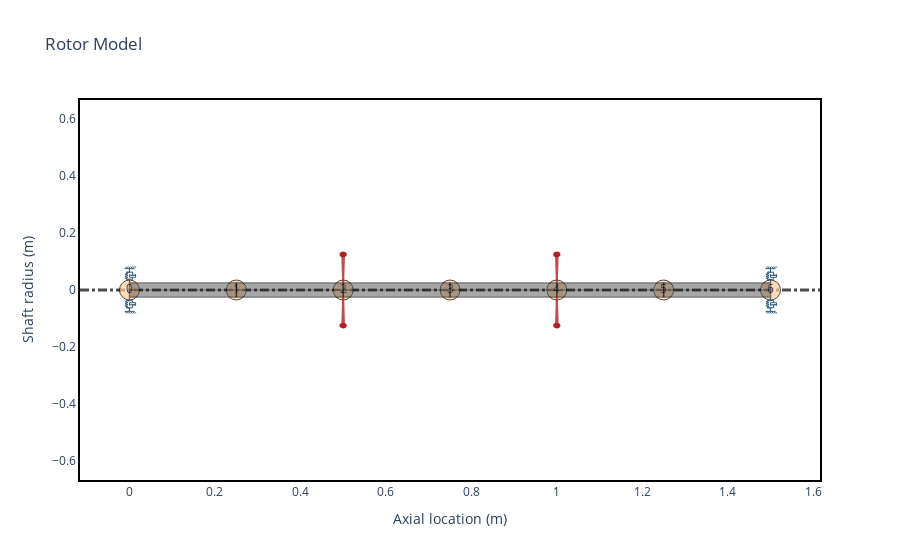

This figure's notebook cell:
### Markdown cell above
### Creating Rotor

### Code cell
# Shaft parameters
shaft_length = 1.5  # meters
shaft_diameter = 0.05  # meters
n_elements = 6
L_elem = shaft_length / n_elements

shaft_elements = [
    rs.ShaftElement(
        L=L_elem,
        idl=0.0,
        odl=shaft_diameter,
        material=steel,
        shear_effects=True,
        rotary_inertia=True,
        gyroscopic=True,
    )
    for _ in range(n_elements)
]

# Disk parameters
disk1 = rs.DiskElement.from_geometry(
    n=2,
    material=steel,
    width=0.070,
    i_d=shaft_diameter,
    o_d=0.280,
)
disk2 = rs.DiskElement.from_geometry(
    n=4,
    material=steel,
    width=0.070,
    i_d=shaft_diameter,
    o_d=0.350,
)


# Bearings at ends (nodes 0 and 6)
kxx = 1e6  # N/m
cxx = 100  # Ns/m
bearing1 = rs.BearingElement(
    n=0,
    kxx=kxx,
    kyy=kxx,
    cxx=cxx,
)
bearing2 = rs.BearingElement(
    n=6,
    kxx=kxx,
    kyy=kxx,
    cxx=cxx,
)

# Assemble rotor
rotor = rs.Rotor(
    shaft_elements=shaft_elements,
    disk_elements=[disk1, disk2],
    bearing_elements=[bearing1, bearing2],
)
rotor.plot_rotor()

### Figure 1 — Plotly figure (JSON) as saved in the notebook; plotly's stock layout.template omitted (floating-point values rounded to 4 significant figures)
{"data": [{"hoverinfo": "none", "marker": {"color": "#ffcc99", "line": {"color": "black", "width": 1}, "opacity": 0.7, "size": 20}, "mode": "markers+text", "showlegend": false, "text": ["0", "1", "2", "3", "4", "5", "6"], "type": "scatter", "x": [0, 0.25, 0.5, 0.75, 1, 1.25, 1.5], "y": [0, 0, 0, 0, 0, 0, 0]}, {"customdata": [[0, 0.05, 0, 0.05, 0, 0.25, "steel"], [0, 0.05, 0, 0.05, 0, 0.25, "steel"], [0, 0.05, 0, 0.05, 0, 0.25, "steel"], [0, 0.05, 0, 0.05, 0, 0.25, "steel"], [0, 0.05, 0, 0.05, 0, 0.25, "steel"], [0, 0.05, 0, 0.05, 0, 0.25, "steel"], [0, 0.05, 0, 0.05, 0, 0.25, "steel"], [0, 0.05, 0, 0.05, 0, 0.25, "steel"], [0, 0.05, 0, 0.05, 0, 0.25, "steel"], [0, 0.05, 0, 0.05, 0, 0.25, "steel"]], "fill": "toself", "fillcolor": "#525252", "hoverinfo": "text", "hoverlabel": {"bgcolor": "#525252"}, "hoveron": "points+fills", "hovertemplate": "Element Number: 0<br>Left Outer Diameter: 0.05 m<br>Left Inner Diameter: 0.0 m<br>Right Outer Diameter: 0.05 m<br>Right Inner Diameter: 0.0 m<br>Element Length: 0.25 m<br>Material: steel<br>", "legendgroup": "Shaft", "line": {"color": "black", "width": 1.5}, "mode": "lines", "name": "Shaft Element 0", "opacity": 0.5, "showlegend": false, "text": "Element Number: 0<br>Left Outer Diameter: 0.05 m<br>Left Inner Diameter: 0.0 m<br>Right Outer Diameter: 0.05 m<br>Right Inner Diameter: 0.0 m<br>Element Length: 0.25 m<br>Material: steel<br>", "type": "scatter", "x": [0, 0, 0.25, 0.25, 0, 0, 0, 0.25, 0.25, 0], "y": [0, 0.025, 0.025, 0, 0, 0, -0.025, -0.025, 0, 0]}, {"customdata": [[1, 0.05, 0, 0.05, 0, 0.25, "steel"], [1, 0.05, 0, 0.05, 0, 0.25, "steel"], [1, 0.05, 0, 0.05, 0, 0.25, "steel"], [1, 0.05, 0, 0.05, 0, 0.25, "steel"], [1, 0.05, 0, 0.05, 0, 0.25, "steel"], [1, 0.05, 0, 0.05, 0, 0.25, "steel"], [1, 0.05, 0, 0.05, 0, 0.25, "steel"], [1, 0.05, 0, 0.05, 0, 0.25, "steel"], [1, 0.05, 0, 0.05, 0, 0.25, "steel"], [1, 0.05, 0, 0.05, 0, 0.25, "steel"]], "fill": "toself", "fillcolor": "#525252", "hoverinfo": "text", "hoverlabel": {"bgcolor": "#525252"}, "hoveron": "points+fills", "hovertemplate": "Element Number: 1<br>Left Outer Diameter: 0.05 m<br>Left Inner Diameter: 0.0 m<br>Right Outer Diameter: 0.05 m<br>Right Inner Diameter: 0.0 m<br>Element Length: 0.25 m<br>Material: steel<br>", "legendgroup": "Shaft", "line": {"color": "black", "width": 1.5}, "mode": "lines", "name": "Shaft Element 1", "opacity": 0.5, "showlegend": false, "text": "Element Number: 1<br>Left Outer Diameter: 0.05 m<br>Left Inner Diameter: 0.0 m<br>Right Outer Diameter: 0.05 m<br>Right Inner Diameter: 0.0 m<br>Element Length: 0.25 m<br>Material: steel<br>", "type": "scatter", "x": [0.25, 0.25, 0.5, 0.5, 0.25, 0.25, 0.25, 0.5, 0.5, 0.25], "y": [0, 0.025, 0.025, 0, 0, 0, -0.025, -0.025, 0, 0]}, {"customdata": [[2, 0.05, 0, 0.05, 0, 0.25, "steel"], [2, 0.05, 0, 0.05, 0, 0.25, "steel"], [2, 0.05, 0, 0.05, 0, 0.25, "steel"], [2, 0.05, 0, 0.05, 0, 0.25, "steel"], [2, 0.05, 0, 0.05, 0, 0.25, "steel"], [2, 0.05, 0, 0.05, 0, 0.25, "steel"], [2, 0.05, 0, 0.05, 0, 0.25, "steel"], [2, 0.05, 0, 0.05, 0, 0.25, "steel"], [2, 0.05, 0, 0.05, 0, 0.25, "steel"], [2, 0.05, 0, 0.05, 0, 0.25, "steel"]], "fill": "toself", "fillcolor": "#525252", "hoverinfo": "text", "hoverlabel": {"bgcolor": "#525252"}, "hoveron": "points+fills", "hovertemplate": "Element Number: 2<br>Left Outer Diameter: 0.05 m<br>Left Inner Diameter: 0.0 m<br>Right Outer Diameter: 0.05 m<br>Right Inner Diameter: 0.0 m<br>Element Length: 0.25 m<br>Material: steel<br>", "legendgroup": "Shaft", "line": {"color": "black", "width": 1.5}, "mode": "lines", "name": "Shaft Element 2", "opacity": 0.5, "showlegend": false, "text": "Element Number: 2<br>Left Outer Diameter: 0.05 m<br>Left Inner Diameter: 0.0 m<br>Right Outer Diameter: 0.05 m<br>Right Inner Diameter: 0.0 m<br>Element Length: 0.25 m<br>Material: steel<br>", "type": "scatter", "x": [0.5, 0.5, 0.75, 0.75, 0.5, 0.5, 0.5, 0.75, 0.75, 0.5], "y": [0, 0.025, 0.025, 0, 0, 0, -0.025, -0.025, 0, 0]}, {"customdata": [[3, 0.05, 0, 0.05, 0, 0.25, "steel"], [3, 0.05, 0, 0.05, 0, 0.25, "steel"], [3, 0.05, 0, 0.05, 0, 0.25, "steel"], [3, 0.05, 0, 0.05, 0, 0.25, "steel"], [3, 0.05, 0, 0.05, 0, 0.25, "steel"], [3, 0.05, 0, 0.05, 0, 0.25, "steel"], [3, 0.05, 0, 0.05, 0, 0.25, "steel"], [3, 0.05, 0, 0.05, 0, 0.25, "steel"], [3, 0.05, 0, 0.05, 0, 0.25, "steel"], [3, 0.05, 0, 0.05, 0, 0.25, "steel"]], "fill": "toself", "fillcolor": "#525252", "hoverinfo": "text", "hoverlabel": {"bgcolor": "#525252"}, "hoveron": "points+fills", "hovertemplate": "Element Number: 3<br>Left Outer Diameter: 0.05 m<br>Left Inner Diameter: 0.0 m<br>Right Outer Diameter: 0.05 m<br>Right Inner Diameter: 0.0 m<br>Element Length: 0.25 m<br>Material: steel<br>", "legendgroup": "Shaft", "line": {"color": "black", "width": 1.5}, "mode": "lines", "name": "Shaft Element 3", "opacity": 0.5, "showlegend": false, "text": "Element Number: 3<br>Left Outer Diameter: 0.05 m<br>Left Inner Diameter: 0.0 m<br>Right Outer Diameter: 0.05 m<br>Right Inner Diameter: 0.0 m<br>Element Length: 0.25 m<br>Material: steel<br>", "type": "scatter", "x": [0.75, 0.75, 1, 1, 0.75, 0.75, 0.75, 1, 1, 0.75], "y": [0, 0.025, 0.025, 0, 0, 0, -0.025, -0.025, 0, 0]}, {"customdata": [[4, 0.05, 0, 0.05, 0, 0.25, "steel"], [4, 0.05, 0, 0.05, 0, 0.25, "steel"], [4, 0.05, 0, 0.05, 0, 0.25, "steel"], [4, 0.05, 0, 0.05, 0, 0.25, "steel"], [4, 0.05, 0, 0.05, 0, 0.25, "steel"], [4, 0.05, 0, 0.05, 0, 0.25, "steel"], [4, 0.05, 0, 0.05, 0, 0.25, "steel"], [4, 0.05, 0, 0.05, 0, 0.25, "steel"], [4, 0.05, 0, 0.05, 0, 0.25, "steel"], [4, 0.05, 0, 0.05, 0, 0.25, "steel"]], "fill": "toself", "fillcolor": "#525252", "hoverinfo": "text", "hoverlabel": {"bgcolor": "#525252"}, "hoveron": "points+fills", "hovertemplate": "Element Number: 4<br>Left Outer Diameter: 0.05 m<br>Left Inner Diameter: 0.0 m<br>Right Outer Diameter: 0.05 m<br>Right Inner Diameter: 0.0 m<br>Element Length: 0.25 m<br>Material: steel<br>", "legendgroup": "Shaft", "line": {"color": "black", "width": 1.5}, "mode": "lines", "name": "Shaft Element 4", "opacity": 0.5, "showlegend": false, "text": "Element Number: 4<br>Left Outer Diameter: 0.05 m<br>Left Inner Diameter: 0.0 m<br>Right Outer Diameter: 0.05 m<br>Right Inner Diameter: 0.0 m<br>Element Length: 0.25 m<br>Material: steel<br>", "type": "scatter", "x": [1, 1, 1.25, 1.25, 1, 1, 1, 1.25, 1.25, 1], "y": [0, 0.025, 0.025, 0, 0, 0, -0.025, -0.025, 0, 0]}, {"customdata": [[5, 0.05, 0, 0.05, 0, 0.25, "steel"], [5, 0.05, 0, 0.05, 0, 0.25, "steel"], [5, 0.05, 0, 0.05, 0, 0.25, "steel"], [5, 0.05, 0, 0.05, 0, 0.25, "steel"], [5, 0.05, 0, 0.05, 0, 0.25, "steel"], [5, 0.05, 0, 0.05, 0, 0.25, "steel"], [5, 0.05, 0, 0.05, 0, 0.25, "steel"], [5, 0.05, 0, 0.05, 0, 0.25, "steel"], [5, 0.05, 0, 0.05, 0, 0.25, "steel"], [5, 0.05, 0, 0.05, 0, 0.25, "steel"]], "fill": "toself", "fillcolor": "#525252", "hoverinfo": "text", "hoverlabel": {"bgcolor": "#525252"}, "hoveron": "points+fills", "hovertemplate": "Element Number: 5<br>Left Outer Diameter: 0.05 m<br>Left Inner Diameter: 0.0 m<br>Right Outer Diameter: 0.05 m<br>Right Inner Diameter: 0.0 m<br>Element Length: 0.25 m<br>Material: steel<br>", "legendgroup": "Shaft", "line": {"color": "black", "width": 1.5}, "mode": "lines", "name": "Shaft Element 5", "opacity": 0.5, "showlegend": false, "text": "Element Number: 5<br>Left Outer Diameter: 0.05 m<br>Left Inner Diameter: 0.0 m<br>Right Outer Diameter: 0.05 m<br>Right Inner Diameter: 0.0 m<br>Element Length: 0.25 m<br>Material: steel<br>", "type": "scatter", "x": [1.25, 1.25, 1.5, 1.5, 1.25, 1.25, 1.25, 1.5, 1.5, 1.25], "y": [0, 0.025, 0.025, 0, 0, 0, -0.025, -0.025, 0, 0]}, {"customdata": [[2, 0.3296, 0.1781, 32.59], [2, 0.3296, 0.1781, 32.59], [2, 0.3296, 0.1781, 32.59], [2, 0.3296, 0.1781, 32.59], [2, 0.3296, 0.1781, 32.59], [2, 0.3296, 0.1781, 32.59], [2, 0.3296, 0.1781, 32.59], [2, 0.3296, 0.1781, 32.59], [2, 0.3296, 0.1781, 32.59]], "fill": "toself", "fillcolor": "Firebrick", "hoverinfo": "text", "hoverlabel": {"bgcolor": "Firebrick"}, "hoveron": "points+fills", "hovertemplate": "Disk Node: 2<br>Polar Inertia: 3.296e-01<br>Diametral Inertia: 1.781e-01<br>Disk mass: 32.590<br>", "legendgroup": "disks", "line": {"color": "Firebrick", "width": 2}, "mode": "lines", "name": "Disk 0", "opacity": 0.8, "showlegend": false, "text": "Disk Node: 2<br>Polar Inertia: 3.296e-01<br>Diametral Inertia: 1.781e-01<br>Disk mass: 32.590<br>", "type": "scatter", "x": [0.5, 0.502, 0.498, 0.5, null, 0.5, 0.502, 0.498, 0.5], "y": [0.025, 0.125, 0.125, 0.025, null, -0.025, -0.125, -0.125, -0.025]}, {"customdata": [[4, 0.8051, 0.4236, 51.53], [4, 0.8051, 0.4236, 51.53], [4, 0.8051, 0.4236, 51.53], [4, 0.8051, 0.4236, 51.53], [4, 0.8051, 0.4236, 51.53], [4, 0.8051, 0.4236, 51.53], [4, 0.8051, 0.4236, 51.53], [4, 0.8051, 0.4236, 51.53], [4, 0.8051, 0.4236, 51.53]], "fill": "toself", "fillcolor": "Firebrick", "hoverinfo": "text", "hoverlabel": {"bgcolor": "Firebrick"}, "hoveron": "points+fills", "hovertemplate": "Disk Node: 4<br>Polar Inertia: 8.051e-01<br>Diametral Inertia: 4.236e-01<br>Disk mass: 51.525<br>", "legendgroup": "disks", "line": {"color": "Firebrick", "width": 2}, "mode": "lines", "name": "Disk 1", "opacity": 0.8, "showlegend": false, "text": "Disk Node: 4<br>Polar Inertia: 8.051e-01<br>Diametral Inertia: 4.236e-01<br>Disk mass: 51.525<br>", "type": "scatter", "x": [1, 1.002, 0.998, 1, null, 1, 1.002, 0.998, 1], "y": [0.025, 0.125, 0.125, 0.025, null, -0.025, -0.125, -0.125, -0.025]}, {"hoverinfo": "none", "legendgroup": "bearings", "line": {"color": "#355d7a", "width": 1}, "mode": "lines", "name": "Bearing 0", "showlegend": false, "type": "scatter", "x": [0, 0, -0.007143, 0.007143], "y": [0.025, 0.0375, 0.0375, 0.0375]}, {"hoverinfo": "none", "legendgroup": "bearings", "line": {"color": "#355d7a", "width": 1}, "mode": "lines", "name": "Bearing 0", "showlegend": false, "type": "scatter", "x": [0, 0, -0.007143, 0.007143], "y": [-0.025, -0.0375, -0.0375, -0.0375]}, {"hoverinfo": "none", "legendgroup": "bearings", "line": {"color": "#355d7a", "width": 1}, "mode": "lines", "name": "Bearing 0", "showlegend": false, "type": "scatter", "x": [0, 0, -0.007143, 0.007143], "y": [0.075, 0.0625, 0.0625, 0.0625]}, {"hoverinfo": "none", "legendgroup": "bearings", "line": {"color": "#355d7a", "width": 1}, "mode": "lines", "name": "Bearing 0", "showlegend": false, "type": "scatter", "x": [0, 0, -0.007143, 0.007143], "y": [-0.075, -0.0625, -0.0625, -0.0625]}, {"hoverinfo": "none", "legendgroup": "bearings", "line": {"color": "#355d7a", "width": 1}, "mode": "lines", "name": "Bearing 0", "showlegend": false, "type": "scatter", "x": [-0.01071, 0.01071], "y": [0.075, 0.075]}, {"hoverinfo": "none", "legendgroup": "bearings", "line": {"color": "#355d7a", "width": 1}, "mode": "lines", "name": "Bearing 0", "showlegend": false, "type": "scatter", "x": [-0.01071, 0.01071], "y": [-0.075, -0.075]}, {"hoverinfo": "none", "legendgroup": "bearings", "line": {"color": "#355d7a", "width": 1}, "mode": "lines", "name": "Bearing 0", "showlegend": false, "type": "scatter", "x": [-0.01071, -0.006429], "y": [0.075, 0.0825]}, {"hoverinfo": "none", "legendgroup": "bearings", "line": {"color": "#355d7a", "width": 1}, "mode": "lines", "name": "Bearing 0", "showlegend": false, "type": "scatter", "x": [-0.01071, -0.006429], "y": [-0.075, -0.0825]}, {"hoverinfo": "none", "legendgroup": "bearings", "line": {"color": "#355d7a", "width": 1}, "mode": "lines", "name": "Bearing 0", "showlegend": false, "type": "scatter", "x": [-0.006429, -0.002143], "y": [0.075, 0.0825]}, {"hoverinfo": "none", "legendgroup": "bearings", "line": {"color": "#355d7a", "width": 1}, "mode": "lines", "name": "Bearing 0", "showlegend": false, "type": "scatter", "x": [-0.006429, -0.002143], "y": [-0.075, -0.0825]}, {"hoverinfo": "none", "legendgroup": "bearings", "line": {"color": "#355d7a", "width": 1}, "mode": "lines", "name": "Bearing 0", "showlegend": false, "type": "scatter", "x": [-0.002143, 0.002143], "y": [0.075, 0.0825]}, {"hoverinfo": "none", "legendgroup": "bearings", "line": {"color": "#355d7a", "width": 1}, "mode": "lines", "name": "Bearing 0", "showlegend": false, "type": "scatter", "x": [-0.002143, 0.002143], "y": [-0.075, -0.0825]}, {"hoverinfo": "none", "legendgroup": "bearings", "line": {"color": "#355d7a", "width": 1}, "mode": "lines", "name": "Bearing 0", "showlegend": false, "type": "scatter", "x": [0.002143, 0.006429], "y": [0.075, 0.0825]}, {"hoverinfo": "none", "legendgroup": "bearings", "line": {"color": "#355d7a", "width": 1}, "mode": "lines", "name": "Bearing 0", "showlegend": false, "type": "scatter", "x": [0.002143, 0.006429], "y": [-0.075, -0.0825]}, {"hoverinfo": "none", "legendgroup": "bearings", "line": {"color": "#355d7a", "width": 1}, "mode": "lines", "name": "Bearing 0", "showlegend": false, "type": "scatter", "x": [0.006429, 0.01071], "y": [0.075, 0.0825]}, {"hoverinfo": "none", "legendgroup": "bearings", "line": {"color": "#355d7a", "width": 1}, "mode": "lines", "name": "Bearing 0", "showlegend": false, "type": "scatter", "x": [0.006429, 0.01071], "y": [-0.075, -0.0825]}, {"hoverinfo": "none", "legendgroup": "bearings", "line": {"color": "#355d7a", "width": 1}, "mode": "lines", "name": "Bearing 0", "showlegend": false, "type": "scatter", "x": [0.01071, 0.015], "y": [0.075, 0.0825]}, {"hoverinfo": "none", "legendgroup": "bearings", "line": {"color": "#355d7a", "width": 1}, "mode": "lines", "name": "Bearing 0", "showlegend": false, "type": "scatter", "x": [0.01071, 0.015], "y": [-0.075, -0.0825]}, {"hoverinfo": "none", "legendgroup": "bearings", "line": {"color": "#355d7a", "width": 1}, "mode": "lines", "name": "Bearing 0", "showlegend": false, "type": "scatter", "x": [-0.007143, -0.007143, -0.01071, -0.003571, -0.01071, -0.003571, -0.01071, -0.003571, -0.007143, -0.007143], "y": [0.0375, 0.04107, 0.04107, 0.04464, 0.04821, 0.05179, 0.05536, 0.05893, 0.05893, 0.0625]}, {"hoverinfo": "none", "legendgroup": "bearings", "line": {"color": "#355d7a", "width": 1}, "mode": "lines", "name": "Bearing 0", "showlegend": false, "type": "scatter", "x": [-0.007143, -0.007143, -0.01071, -0.003571, -0.01071, -0.003571, -0.01071, -0.003571, -0.007143, -0.007143], "y": [-0.0375, -0.04107, -0.04107, -0.04464, -0.04821, -0.05179, -0.05536, -0.05893, -0.05893, -0.0625]}, {"hoverinfo": "none", "legendgroup": "bearings", "line": {"color": "#355d7a", "width": 1}, "mode": "lines", "name": "Bearing 0", "showlegend": false, "type": "scatter", "x": [0.007143, 0.007143], "y": [0.0375, 0.04464]}, {"hoverinfo": "none", "legendgroup": "bearings", "line": {"color": "#355d7a", "width": 1}, "mode": "lines", "name": "Bearing 0", "showlegend": false, "type": "scatter", "x": [0.007143, 0.007143], "y": [-0.0375, -0.04464]}, {"hoverinfo": "none", "legendgroup": "bearings", "line": {"color": "#355d7a", "width": 1}, "mode": "lines", "name": "Bearing 0", "showlegend": false, "type": "scatter", "x": [0, 0, 0.01429, 0.01429], "y": [0.05536, 0.04464, 0.04464, 0.05536]}, {"hoverinfo": "none", "legendgroup": "bearings", "line": {"color": "#355d7a", "width": 1}, "mode": "lines", "name": "Bearing 0", "showlegend": false, "type": "scatter", "x": [0, 0, 0.01429, 0.01429], "y": [-0.05536, -0.04464, -0.04464, -0.05536]}, {"hoverinfo": "none", "legendgroup": "bearings", "line": {"color": "#355d7a", "width": 1}, "mode": "lines", "name": "Bearing 0", "showlegend": false, "type": "scatter", "x": [0, 0.01429, 0.007143, 0.007143], "y": [0.05179, 0.05179, 0.05179, 0.0625]}, {"hoverinfo": "none", "legendgroup": "bearings", "line": {"color": "#355d7a", "width": 1}, "mode": "lines", "name": "Bearing 0", "showlegend": false, "type": "scatter", "x": [0, 0.01429, 0.007143, 0.007143], "y": [-0.05179, -0.05179, -0.05179, -0.0625]}, {"hoverinfo": "none", "legendgroup": "bearings", "line": {"color": "#355d7a", "width": 1}, "mode": "lines", "name": "Bearing 1", "showlegend": false, "type": "scatter", "x": [1.5, 1.5, 1.493, 1.507], "y": [0.025, 0.0375, 0.0375, 0.0375]}, {"hoverinfo": "none", "legendgroup": "bearings", "line": {"color": "#355d7a", "width": 1}, "mode": "lines", "name": "Bearing 1", "showlegend": false, "type": "scatter", "x": [1.5, 1.5, 1.493, 1.507], "y": [-0.025, -0.0375, -0.0375, -0.0375]}, {"hoverinfo": "none", "legendgroup": "bearings", "line": {"color": "#355d7a", "width": 1}, "mode": "lines", "name": "Bearing 1", "showlegend": false, "type": "scatter", "x": [1.5, 1.5, 1.493, 1.507], "y": [0.075, 0.0625, 0.0625, 0.0625]}, {"hoverinfo": "none", "legendgroup": "bearings", "line": {"color": "#355d7a", "width": 1}, "mode": "lines", "name": "Bearing 1", "showlegend": false, "type": "scatter", "x": [1.5, 1.5, 1.493, 1.507], "y": [-0.075, -0.0625, -0.0625, -0.0625]}, {"hoverinfo": "none", "legendgroup": "bearings", "line": {"color": "#355d7a", "width": 1}, "mode": "lines", "name": "Bearing 1", "showlegend": false, "type": "scatter", "x": [1.489, 1.511], "y": [0.075, 0.075]}, {"hoverinfo": "none", "legendgroup": "bearings", "line": {"color": "#355d7a", "width": 1}, "mode": "lines", "name": "Bearing 1", "showlegend": false, "type": "scatter", "x": [1.489, 1.511], "y": [-0.075, -0.075]}, {"hoverinfo": "none", "legendgroup": "bearings", "line": {"color": "#355d7a", "width": 1}, "mode": "lines", "name": "Bearing 1", "showlegend": false, "type": "scatter", "x": [1.489, 1.494], "y": [0.075, 0.0825]}, {"hoverinfo": "none", "legendgroup": "bearings", "line": {"color": "#355d7a", "width": 1}, "mode": "lines", "name": "Bearing 1", "showlegend": false, "type": "scatter", "x": [1.489, 1.494], "y": [-0.075, -0.0825]}, {"hoverinfo": "none", "legendgroup": "bearings", "line": {"color": "#355d7a", "width": 1}, "mode": "lines", "name": "Bearing 1", "showlegend": false, "type": "scatter", "x": [1.494, 1.498], "y": [0.075, 0.0825]}, {"hoverinfo": "none", "legendgroup": "bearings", "line": {"color": "#355d7a", "width": 1}, "mode": "lines", "name": "Bearing 1", "showlegend": false, "type": "scatter", "x": [1.494, 1.498], "y": [-0.075, -0.0825]}, {"hoverinfo": "none", "legendgroup": "bearings", "line": {"color": "#355d7a", "width": 1}, "mode": "lines", "name": "Bearing 1", "showlegend": false, "type": "scatter", "x": [1.498, 1.502], "y": [0.075, 0.0825]}, {"hoverinfo": "none", "legendgroup": "bearings", "line": {"color": "#355d7a", "width": 1}, "mode": "lines", "name": "Bearing 1", "showlegend": false, "type": "scatter", "x": [1.498, 1.502], "y": [-0.075, -0.0825]}, {"hoverinfo": "none", "legendgroup": "bearings", "line": {"color": "#355d7a", "width": 1}, "mode": "lines", "name": "Bearing 1", "showlegend": false, "type": "scatter", "x": [1.502, 1.506], "y": [0.075, 0.0825]}, {"hoverinfo": "none", "legendgroup": "bearings", "line": {"color": "#355d7a", "width": 1}, "mode": "lines", "name": "Bearing 1", "showlegend": false, "type": "scatter", "x": [1.502, 1.506], "y": [-0.075, -0.0825]}, {"hoverinfo": "none", "legendgroup": "bearings", "line": {"color": "#355d7a", "width": 1}, "mode": "lines", "name": "Bearing 1", "showlegend": false, "type": "scatter", "x": [1.506, 1.511], "y": [0.075, 0.0825]}, {"hoverinfo": "none", "legendgroup": "bearings", "line": {"color": "#355d7a", "width": 1}, "mode": "lines", "name": "Bearing 1", "showlegend": false, "type": "scatter", "x": [1.506, 1.511], "y": [-0.075, -0.0825]}, {"hoverinfo": "none", "legendgroup": "bearings", "line": {"color": "#355d7a", "width": 1}, "mode": "lines", "name": "Bearing 1", "showlegend": false, "type": "scatter", "x": [1.511, 1.515], "y": [0.075, 0.0825]}, {"hoverinfo": "none", "legendgroup": "bearings", "line": {"color": "#355d7a", "width": 1}, "mode": "lines", "name": "Bearing 1", "showlegend": false, "type": "scatter", "x": [1.511, 1.515], "y": [-0.075, -0.0825]}, {"hoverinfo": "none", "legendgroup": "bearings", "line": {"color": "#355d7a", "width": 1}, "mode": "lines", "name": "Bearing 1", "showlegend": false, "type": "scatter", "x": [1.493, 1.493, 1.489, 1.496, 1.489, 1.496, 1.489, 1.496, 1.493, 1.493], "y": [0.0375, 0.04107, 0.04107, 0.04464, 0.04821, 0.05179, 0.05536, 0.05893, 0.05893, 0.0625]}, {"hoverinfo": "none", "legendgroup": "bearings", "line": {"color": "#355d7a", "width": 1}, "mode": "lines", "name": "Bearing 1", "showlegend": false, "type": "scatter", "x": [1.493, 1.493, 1.489, 1.496, 1.489, 1.496, 1.489, 1.496, 1.493, 1.493], "y": [-0.0375, -0.04107, -0.04107, -0.04464, -0.04821, -0.05179, -0.05536, -0.05893, -0.05893, -0.0625]}, {"hoverinfo": "none", "legendgroup": "bearings", "line": {"color": "#355d7a", "width": 1}, "mode": "lines", "name": "Bearing 1", "showlegend": false, "type": "scatter", "x": [1.507, 1.507], "y": [0.0375, 0.04464]}, {"hoverinfo": "none", "legendgroup": "bearings", "line": {"color": "#355d7a", "width": 1}, "mode": "lines", "name": "Bearing 1", "showlegend": false, "type": "scatter", "x": [1.507, 1.507], "y": [-0.0375, -0.04464]}, {"hoverinfo": "none", "legendgroup": "bearings", "line": {"color": "#355d7a", "width": 1}, "mode": "lines", "name": "Bearing 1", "showlegend": false, "type": "scatter", "x": [1.5, 1.5, 1.514, 1.514], "y": [0.05536, 0.04464, 0.04464, 0.05536]}, {"hoverinfo": "none", "legendgroup": "bearings", "line": {"color": "#355d7a", "width": 1}, "mode": "lines", "name": "Bearing 1", "showlegend": false, "type": "scatter", "x": [1.5, 1.5, 1.514, 1.514], "y": [-0.05536, -0.04464, -0.04464, -0.05536]}, {"hoverinfo": "none", "legendgroup": "bearings", "line": {"color": "#355d7a", "width": 1}, "mode": "lines", "name": "Bearing 1", "showlegend": false, "type": "scatter", "x": [1.5, 1.514, 1.507, 1.507], "y": [0.05179, 0.05179, 0.05179, 0.0625]}, {"hoverinfo": "none", "legendgroup": "bearings", "line": {"color": "#355d7a", "width": 1}, "mode": "lines", "name": "Bearing 1", "showlegend": false, "type": "scatter", "x": [1.5, 1.514, 1.507, 1.507], "y": [-0.05179, -0.05179, -0.05179, -0.0625]}], "layout": {"shapes": [{"layer": "below", "line": {"color": "black", "dash": "dashdot", "width": 3}, "opacity": 0.7, "type": "line", "x0": 0, "x1": 1, "xref": "paper", "y0": 0, "y1": 0, "yref": "y"}, {"fillcolor": "Firebrick", "line": {"color": "Firebrick"}, "type": "circle", "x0": 0.4938, "x1": 0.5062, "xref": "x", "y0": 0.1187, "y1": 0.1313, "yref": "y"}, {"fillcolor": "Firebrick", "line": {"color": "Firebrick"}, "type": "circle", "x0": 0.4938, "x1": 0.5062, "xref": "x", "y0": -0.1313, "y1": -0.1187, "yref": "y"}, {"fillcolor": "Firebrick", "line": {"color": "Firebrick"}, "type": "circle", "x0": 0.9938, "x1": 1.006, "xref": "x", "y0": 0.1187, "y1": 0.1313, "yref": "y"}, {"fillcolor": "Firebrick", "line": {"color": "Firebrick"}, "type": "circle", "x0": 0.9938, "x1": 1.006, "xref": "x", "y0": -0.1313, "y1": -0.1187, "yref": "y"}], "title": {"text": "Rotor Model"}, "xaxis": {"mirror": true, "scaleanchor": "y", "scaleratio": 1.5, "showgrid": false, "title": {"text": "Axial location (m)"}}, "yaxis": {"mirror": true, "showgrid": false, "title": {"text": "Shaft radius (m)"}}}}
